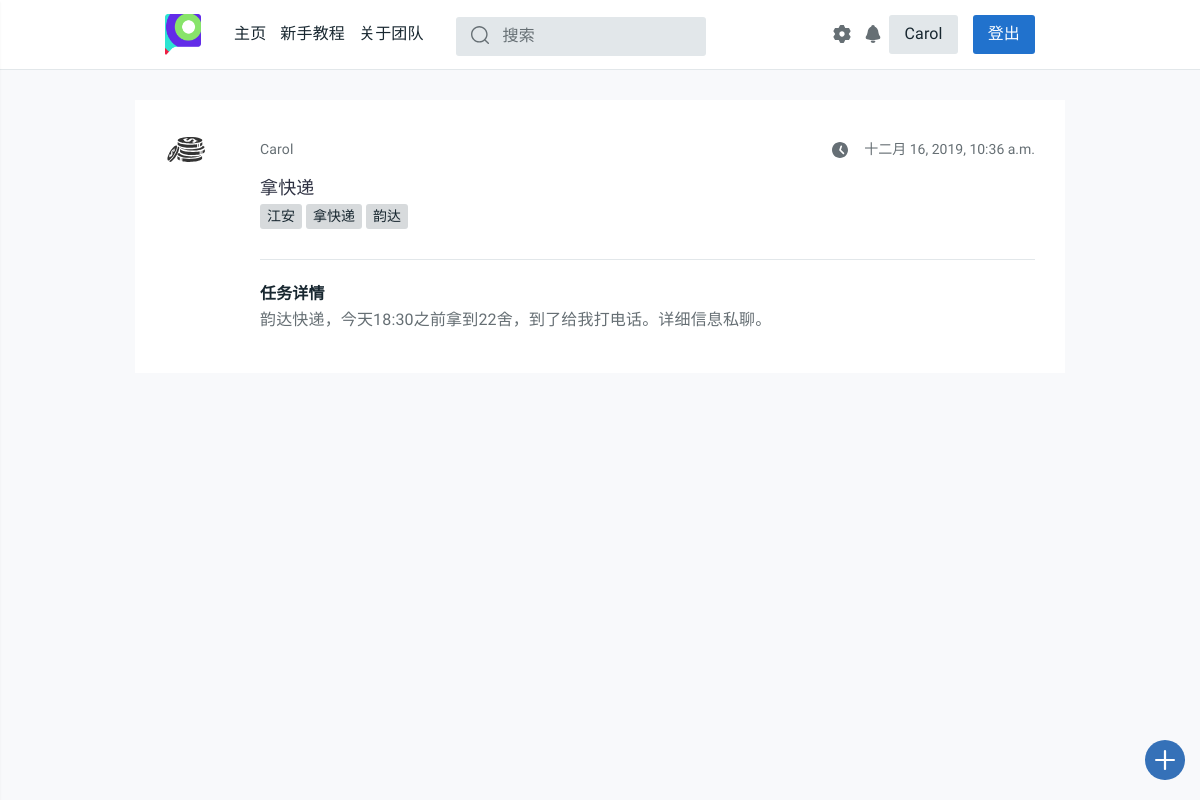
/detail/tk19/ (signed in), run on the app's committed database.
### task_platform/models.py (models this page shows, shortened)
class Task(models.Model):
    state = (('未开始', 'waitting'), ('进行中', 'processing'), ('中止', 'abort'),
             ('撤销', 'revoke'), ('超时', 'timeout'), ('完成', 'completed'))
    publisher = models.CharField(max_length=128)
    pub_time = models.DateTimeField(auto_now_add=True)
    begin_time = models.DateTimeField(null=True, blank=True)
    end_time = models.DateTimeField(null=True, blank=True)
    people_needed = models.IntegerField(default=1)
    people_now = models.IntegerField(default=0)
    expected_time_consuming = models.DecimalField(
        max_digits=12, decimal_places=1, default=0.0)
    task_description = models.CharField(max_length=50, default="None")
    task_detail = RichTextUploadingField(default='None')
    task_state = models.CharField(max_length=32, choices=state, default='未开始')
    task_class = models.CharField(max_length=48, default='赏金模式')
    class Meta:
        ordering = ['pub_time']
        verbose_name = '任务'
        verbose_name_plural = '任务'

class Task_tags(models.Model):
    sig_tag = models.CharField(max_length=20, default="None")
    task_id = models.IntegerField(default="0")
    def __str__(self):
        return self.sig_tag
    class Meta:
        verbose_name = "任务标签"
        verbose_name_plural = "任务标签"

### task_platform/views.py (the view, shortened to what this page needs)
# urls.py: path('detail/tk<int:task_id>/', views.detail, name='detail'),
def detail(request, task_id):
    username = request.session.get('user_name', None)
    if not username:
        return redirect('/login/')
    notice_room = '/chatroom/{}'.format(get_notice_room_id(username))
    notice_num = chatinfo_num(username)
    user = User.objects.get(name=username)
    student_id = user.stu_id
    phone = user.phone
    dept = user.dept
    if user.dept == 'None':
        dept = '暂无信息'
    task = get_object_or_404(Task, pk=task_id)
    tag_list = Task_tags.objects.filter(task_id=task.id)
    publisher = task.publisher
    pub_time = task.pub_time
    task_description = task.task_description
    task_detail = task.task_detail
    task_state = task.task_state
    task_class = task.task_class
    is_publisher = True
    if username != publisher:
        publisher = '匿名用户：{}'.format(
            random.choice(('金刚鹦鹉', '小牛', '小鹿', '北极熊', '天辉', '夜魇'))
        )
        is_publisher = False
    message = ''
    user_task_list = User_task.objects.filter(task_id=task_id)
    percentage = settings.PERCENTAGE
    is_receiver = (Task_receive.objects.filter(task_id=task.id, username=username).count() != 0)
    def is_overtime(task):
        return (task.task_state == '进行中' and timezone.now() > task.begin_time + timedelta(
                0, float(task.expected_time_consuming) * 3600 )) # 天 秒
    return render(request, 'task_platform/detail.html', locals())

### task_platform/tools.py (called while the page is built)
@csrf_exempt
def get_notice_room_id(username):
    md5 = hashlib.md5()
    md5.update(username.encode())
    return md5.hexdigest()

def chatinfo_num(username):
    withs = Withdraw.objects.filter(username=username, state='完成', noticed=False)
    for each_with in withs:
        send_notice(username, '恭喜您，您于{}发起的提现{}元的请求已经接受，请查看您支付宝余额，如果有问题请联系platform_office@163.com。'.format(each_with.start_time.strftime('%Y-%m-%d %M:%H:%S'), each_with.money))
        each_with.noticed = True
        each_with.save()
    chatnum = ChatVision.objects.filter(username=username, has_seen=False).count()
    return chatnum

### task_platform/templates/task_platform/detail.html (shortened to what this page needs)
{% extends 'task_platform/base.html' %}
{% load staticfiles %}
{% block content %}
<main id="tt-pageContent">
  <div class="container">
    <div class="tt-single-topic-list">
      <div class="tt-item">
        <div class="tt-single-topic">
          <div class="tt-item-header">
            <div class="tt-item-info info-top">
              <div class="tt-avatar-icon">
                <i class="tt-icon">
                {% if task_class == "赏金模式" %}
                  <svg>
                    <use xlink:href="#bounty"></use>
                  </svg>
                {% else %}
                  <svg>
                    <use xlink:href="#hunter"></use>
                  </svg>
                {% endif %}
                </i>
              </div>
              <div class="tt-avatar-title">
                <a href="#">{{ publisher }}</a>
              </div>
              <a href="#" class="tt-info-time">
                <i class="tt-icon"><svg>
                    <use xlink:href="#icon-time"></use>
                  </svg></i>{{ pub_time }}
              </a>
            </div>
            <h3 class="tt-item-title">
              <a href="#">{{ task_description }}</a>
            </h3>
            <div id='warp'>
              {% for tag in tag_list %}
              <a href="#"><span class="tt-badge">{{ tag }}</span></a>
              {% endfor %}
            </div>
          </div>
          <div class="tt-item-description">
            <h4 class="tt-title">任务详情</h4>
            {{ task_detail | safe }}
          </div>
          </div>
        </div>
      </div>
    </div>
</main>
{% endblock %}

### data on the page
Task: publisher "Carol", pub_time "十二月 16, 2019, 10:36 a.m.", task_description "拿快递", task_detail "韵达快递，今天18:30之前拿到22舍，到了给我打电话。详细信息私聊。"
Task_tags: sig_tag "江安"
Task_tags: sig_tag "拿快递"
Task_tags: sig_tag "韵达"

### other printed values
{{ request.session.user_name }} "Carol"
